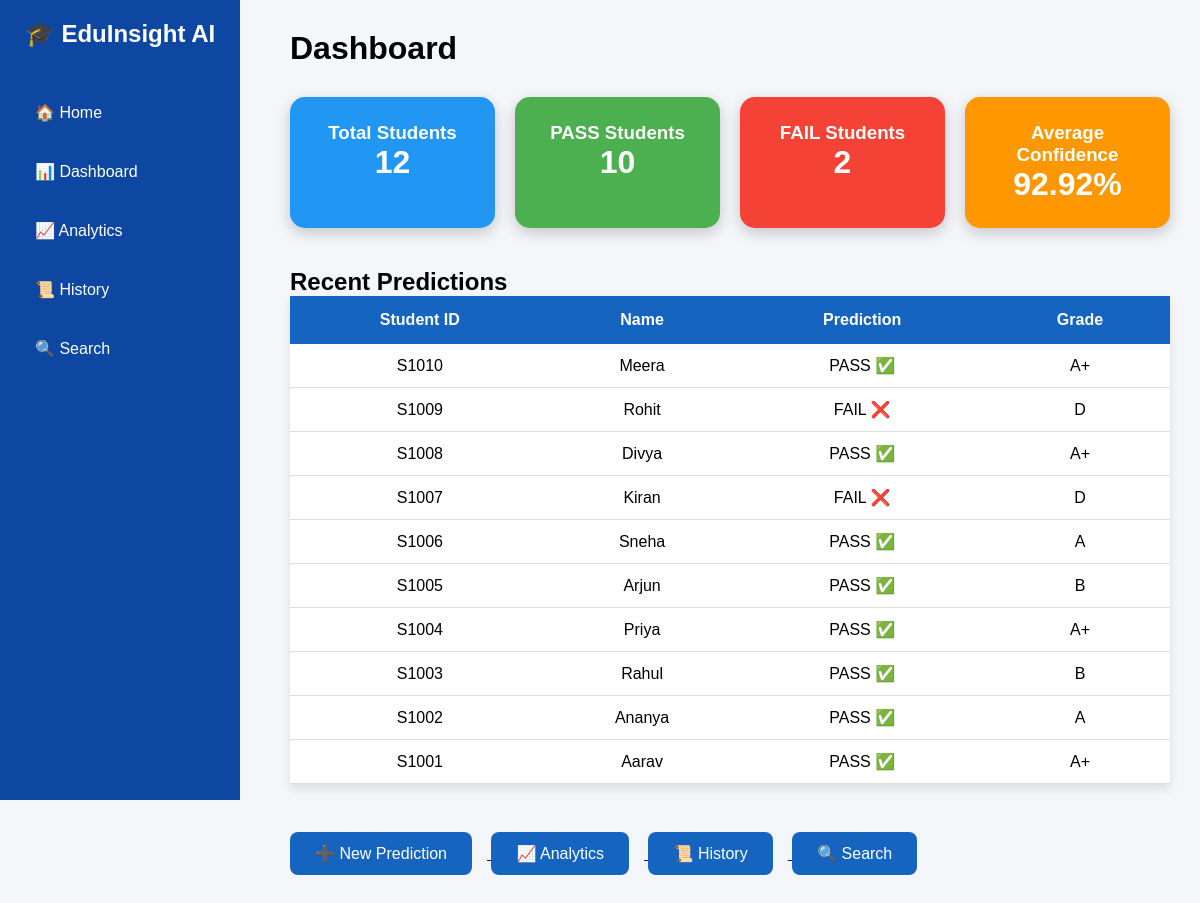
Page /dashboard (signed in) on the committed database.
### tables this page shows
CREATE TABLE students(
    id INTEGER PRIMARY KEY AUTOINCREMENT,
    studentid TEXT,
    studentname TEXT,
    gender TEXT,
    department TEXT,
    attendance REAL,
    studyhours REAL,
    internalmarks REAL,
    assignmentmarks REAL,
    finalexammarks REAL,
    prediction TEXT,
    confidence REAL,
    grade TEXT
);

### app.py (the view)
@app.route("/dashboard")
def dashboard():
    if "user" not in session:
        return redirect("/login")
    conn = sqlite3.connect("students.db")
    cursor = conn.cursor()
    cursor.execute("SELECT COUNT(*) FROM students")
    total = cursor.fetchone()[0]
    cursor.execute("SELECT COUNT(*) FROM students WHERE prediction='PASS ✅'")
    pass_count = cursor.fetchone()[0]
    cursor.execute("SELECT COUNT(*) FROM students WHERE prediction='FAIL ❌'")
    fail_count = cursor.fetchone()[0]
    cursor.execute("SELECT AVG(confidence) FROM students")
    avg = cursor.fetchone()[0]
    if avg is None:
        avg = 0
    avg_confidence = round(avg, 2)
    cursor.execute("SELECT * FROM students ORDER BY id DESC LIMIT 10")
    rows = cursor.fetchall()
    conn.close()
    return render_template(
        "dashboard.html",
        total=total,
        pass_count=pass_count,
        fail_count=fail_count,
        avg_confidence=avg_confidence,
        rows=rows
    )

### templates/dashboard.html (shortened to what this page needs)
<!DOCTYPE html>
<html lang="en">
<head>
<link rel="stylesheet" href="{{ url_for('static', filename='dashboard.css') }}">
</head>
<body>
<div class="sidebar">
<h2>🎓 EduInsight AI</h2>
<a href="/">🏠 Home</a>
<a href="/dashboard">📊 Dashboard</a>
<a href="/analytics">📈 Analytics</a>
<a href="/history">📜 History</a>
<a href="/search">🔍 Search</a>
</div>
<div class="main">
<h1>Dashboard</h1>
<div class="cards">
<div class="card blue">
<h3>Total Students</h3>
<h1>{{ total }}</h1>
</div>
<div class="card green">
<h3>PASS Students</h3>
<h1>{{ pass_count }}</h1>
</div>
<div class="card red">
<h3>FAIL Students</h3>
<h1>{{ fail_count }}</h1>
</div>
<div class="card orange">
<h3>Average Confidence</h3>
<h1>{{ avg_confidence }}%</h1>
</div>
</div>
<h2>Recent Predictions</h2>
<table>
<tr>
<th>Student ID</th>
<th>Name</th>
<th>Prediction</th>
<th>Grade</th>
</tr>
{% for row in rows %}
<tr>
<td>{{ row[1] }}</td>
<td>{{ row[2] }}</td>
<td>{{ row[10] }}</td>
<td>{{ row[12] }}</td>
</tr>
{% endfor %}
</table>
<br>
<div class="buttons">
<a href="/">
<button>➕ New Prediction</button>
</a>
<a href="/analytics">
<button>📈 Analytics</button>
</a>
<a href="/history">
<button>📜 History</button>
</a>
<a href="/search">
<button>🔍 Search</button>
</a>
</div>
</div>
</body>
</html>

### static/dashboard.css (style rules this page uses)
* { margin:0; padding:0; box-sizing:border-box; font-family:Arial,sans-serif; }
body { display:flex; background:#f4f6f9; }
.sidebar { width:240px; height:100vh; background:#0d47a1; padding:20px; position:fixed; }
.sidebar h2 { color:white; margin-bottom:40px; text-align:center; }
.sidebar a { display:block; color:white; text-decoration:none; padding:15px; margin:10px 0; border-radius:8px; }
.main { margin-left:260px; padding:30px; width:100%; }
.cards { display:grid; grid-template-columns:repeat(4,1fr); gap:20px; margin-top:30px; margin-bottom:40px; }
.card { padding:25px; border-radius:15px; color:white; text-align:center; box-shadow:0 5px 15px rgba(0,0,0,.2); }
.blue { background:#2196F3; }
.green { background:#4CAF50; }
.red { background:#F44336; }
.orange { background:#FF9800; }
table { width:100%; background:white; border-collapse:collapse; box-shadow:0 5px 10px rgba(0,0,0,.1); }
table th { background:#1565c0; color:white; padding:15px; }
table td { padding:12px; border-bottom:1px solid #ddd; text-align:center; }
.buttons { margin-top:30px; }
button { padding:12px 25px; margin-right:15px; border:none; background:#1565c0; color:white; border-radius:8px; cursor:pointer; font-size:16px; }

### rows in the picture
students: studentid "S1010", studentname "Meera", prediction "PASS ✅", grade "A+"
students: studentid "S1009", studentname "Rohit", prediction "FAIL ❌", grade "D"
students: studentid "S1008", studentname "Divya", prediction "PASS ✅", grade "A+"
students: studentid "S1007", studentname "Kiran", prediction "FAIL ❌", grade "D"
students: studentid "S1006", studentname "Sneha", prediction "PASS ✅", grade "A"
students: studentid "S1005", studentname "Arjun", prediction "PASS ✅", grade "B"
students: studentid "S1004", studentname "Priya", prediction "PASS ✅", grade "A+"
students: studentid "S1003", studentname "Rahul", prediction "PASS ✅", grade "B"
students: studentid "S1002", studentname "Ananya", prediction "PASS ✅", grade "A"
students: studentid "S1001", studentname "Aarav", prediction "PASS ✅", grade "A+"

### other values in the picture
{{ total }} "12"
{{ pass_count }} "10"
{{ fail_count }} "2"
{{ avg_confidence }} "92.92"
